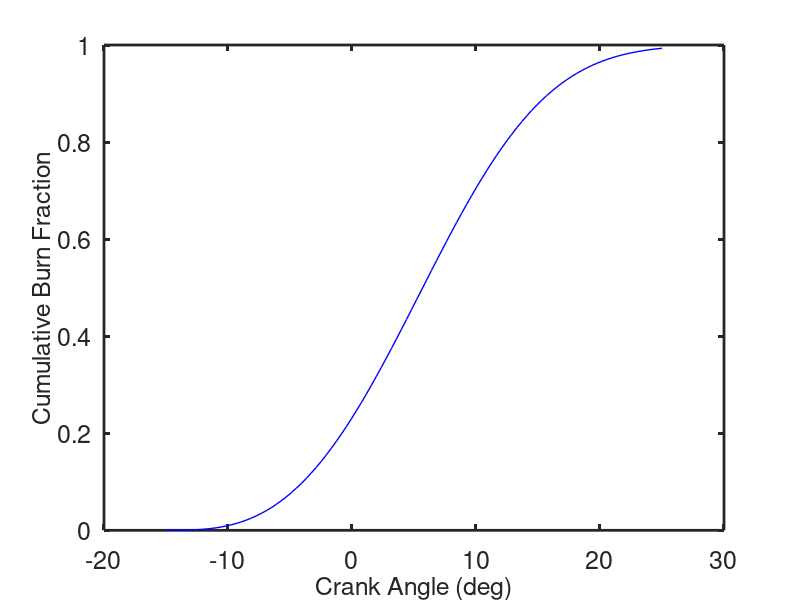
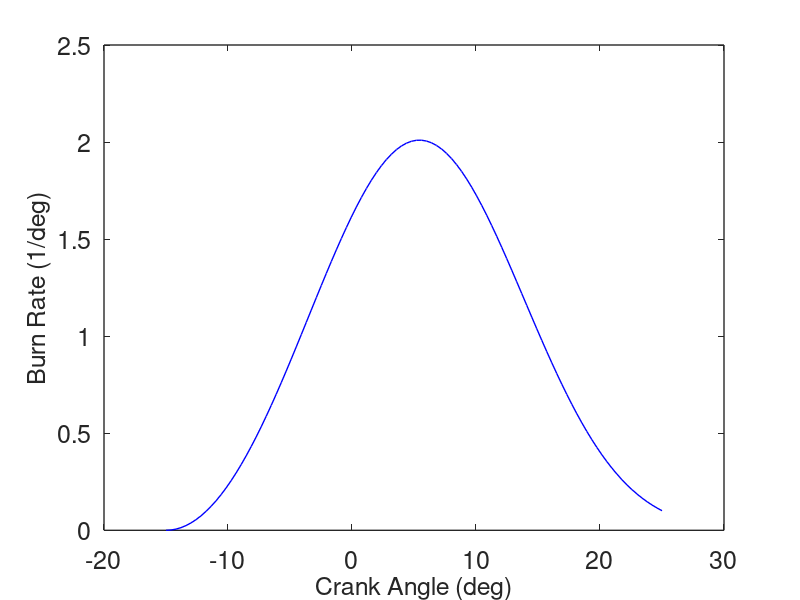

These charts were generated, in order, by the following MATLAB code:
function [ ]=BurnFraction( )
% this program computes and plots the cumulative burn fraction
% and the instantanous burnrate
clear();
a = 5; % Weibe efficiency factor
n = 3; % Weibe form factor
thetas = -15; % start of combustion
thetad = 40; % duration of combustion
theta=linspace(thetas,thetas+thetad,100); %crankangle theta vector
dum=(theta-thetas)/thetad; % theta diference vector
temp=-a*dum.^n;
xb=1.-exp(temp); %burn fraction
dxb=n*a*(1-xb).*dum.^(n-1); %element by element vector multiplication
%plot results
plot(theta,xb,'b','linewidth',1);
set(gca, 'fontsize', 18,'linewidth',2);
xlabel('Crank Angle (deg)','fontsize', 18);
ylabel('Cumulative Burn Fraction','fontsize', 18);
figure();
plot(theta,dxb,'b','linewidth',1);
set(gca, 'fontsize', 18,'linewidth',1);
xlabel('Crank Angle (deg)','fontsize', 18);
ylabel('Burn Rate (1/deg)','fontsize', 18);
end